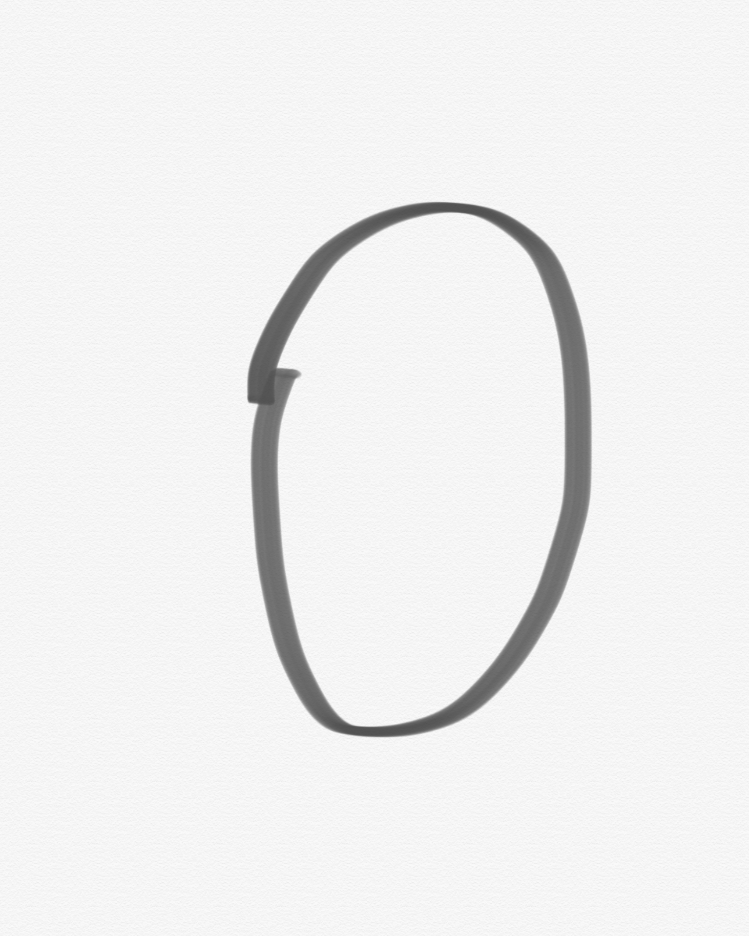
#> input picture 人工智能/python3/素材/num/0.png, 749 x 936 px
$ python p49_pil.py   (older library calls are emulated)
#> lines starting #> are read from the running program, lines starting #| are printed output that depends on the picture; after the words box and inside, x2 and y2 are one past the last pixel; in counts of white or black regions, pixels touching at a corner belong together
# !/usr/bin/env python
# coding:utf-8
# Author: Caojian
from PIL import Image  # 引入PIL
import numpy as np

img = Image.open('./num/0.png')  # 打开0.png
#> img is the input picture: PIL image 749x936 RGB; min 80, max 251, mean 239.3
img = img.resize((28, 28), Image.ANTIALIAS)
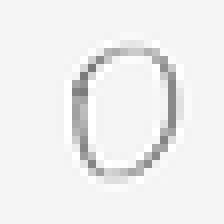
#> img: PIL image 28x28 RGB (shown 8 times larger); min 122, max 255, mean 239
img = np.array(img.convert('L'))
#> img: shape (28, 28)
img_arr = img

for i in range(28):  # 二值化
    for j in range(28):
        if img_arr[i][j] > 230:
            img_arr[i][j] = 255
        else:
            img_arr[i][j] = 0
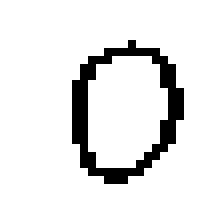
#> img_arr: shape (28, 28) (shown 8 times larger); 90.6% white; black in thin lines or dots, all inside (x1, y1, x2, y2) = (9, 5, 23, 23)
im = Image.fromarray(img_arr)  # 将array转成Image
im.save('./two.jpg')  # 保存图片

$ run again, with 人工智能/python3/素材/num/1.png copied over 人工智能/python3/素材/num/0.png
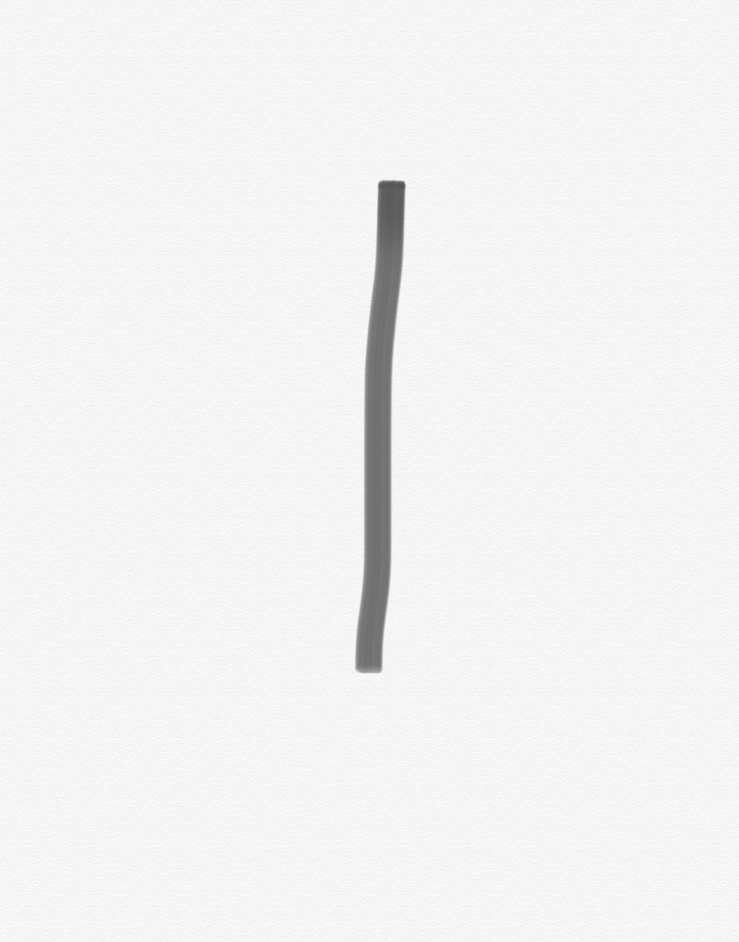
#> input picture 人工智能/python3/素材/num/1.png, 739 x 942 px
#> img is the input picture: PIL image 739x942 RGB; min 85, max 251, mean 242.8
#> `img = img.resize((28, 28), Image.ANTIALIAS)`:
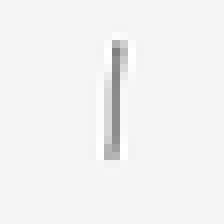
#> img: PIL image 28x28 RGB (shown 8 times larger); min 128, max 255, mean 242.6
#> after the loop `for i in range(28):`:
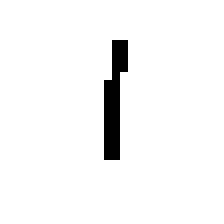
#> img_arr: shape (28, 28) (shown 8 times larger); 96.3% white; black in thin lines or dots, all inside (x1, y1, x2, y2) = (13, 5, 16, 20)

$ run again, with 人工智能/python3/素材/num/2.png copied over 人工智能/python3/素材/num/0.png
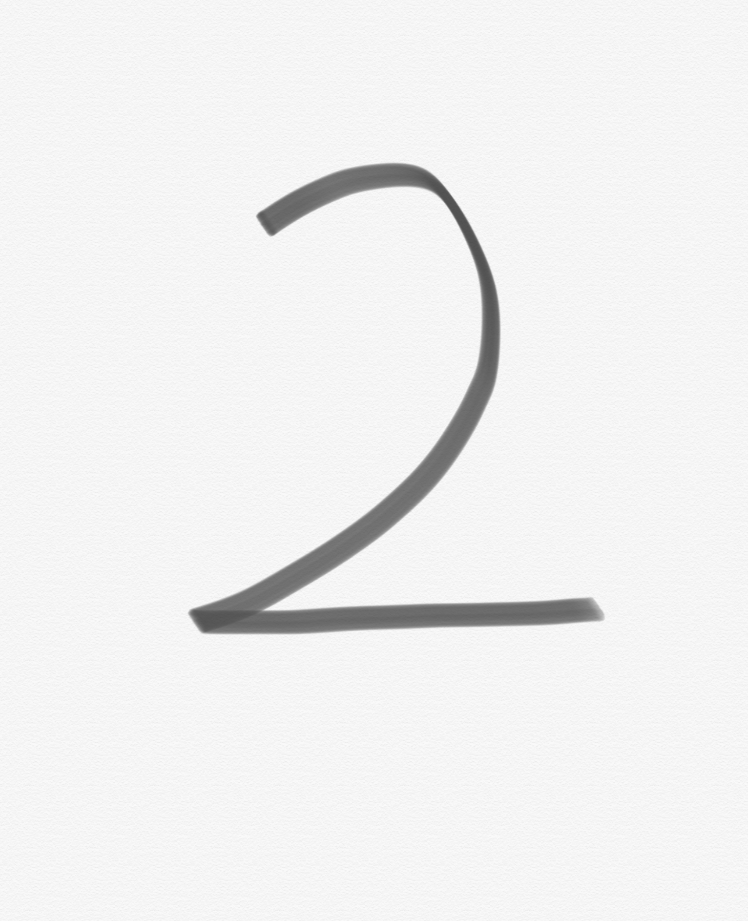
#> input picture 人工智能/python3/素材/num/2.png, 748 x 921 px
#> img is the input picture: PIL image 748x921 RGB; min 80, max 251, mean 240.2
#> `img = img.resize((28, 28), Image.ANTIALIAS)`:
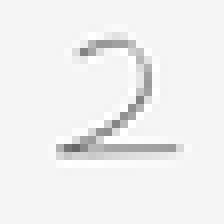
#> img: PIL image 28x28 RGB (shown 8 times larger); min 102, max 255, mean 240
#> after the loop `for i in range(28):`:
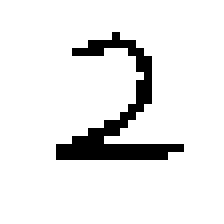
#> img_arr: shape (28, 28) (shown 8 times larger); 91.2% white; black in thin lines or dots, all inside (x1, y1, x2, y2) = (7, 4, 23, 20)

$ run again, with 人工智能/python3/素材/num/3.png copied over 人工智能/python3/素材/num/0.png
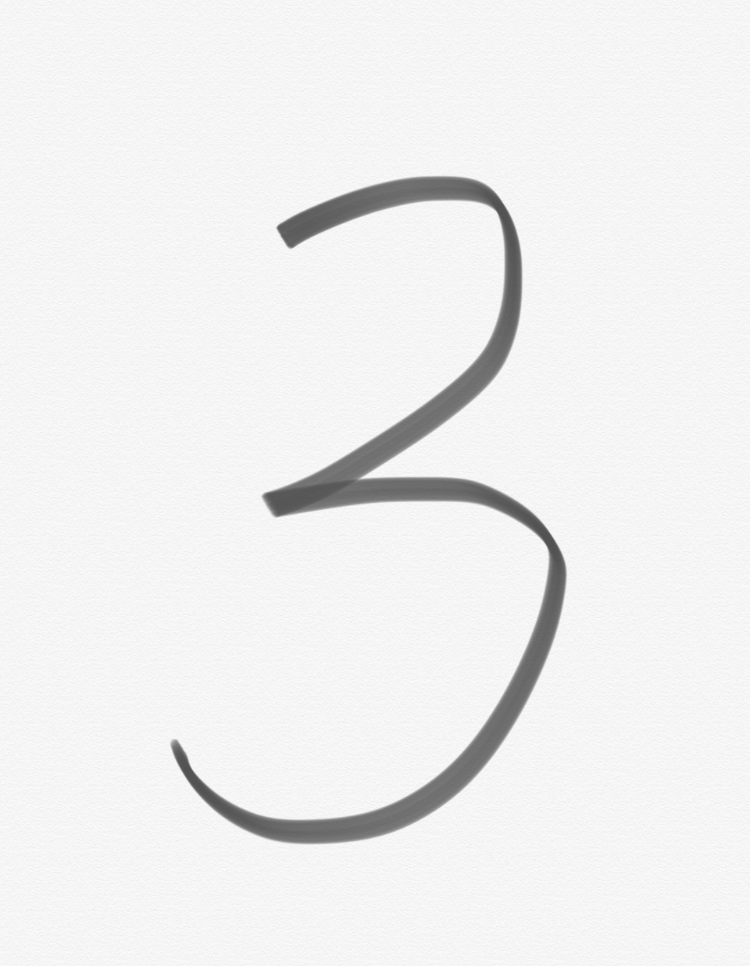
#> input picture 人工智能/python3/素材/num/3.png, 750 x 966 px
#> img is the input picture: PIL image 750x966 RGB; min 80, max 251, mean 239
#> `img = img.resize((28, 28), Image.ANTIALIAS)`:
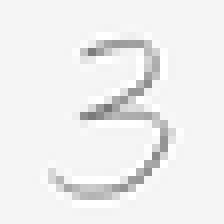
#> img: PIL image 28x28 RGB (shown 8 times larger); min 119, max 255, mean 238.8
#> after the loop `for i in range(28):`:
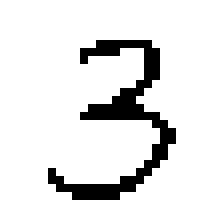
#> img_arr: shape (28, 28) (shown 8 times larger); 89.5% white; black in thin lines or dots, all inside (x1, y1, x2, y2) = (6, 5, 22, 25)
